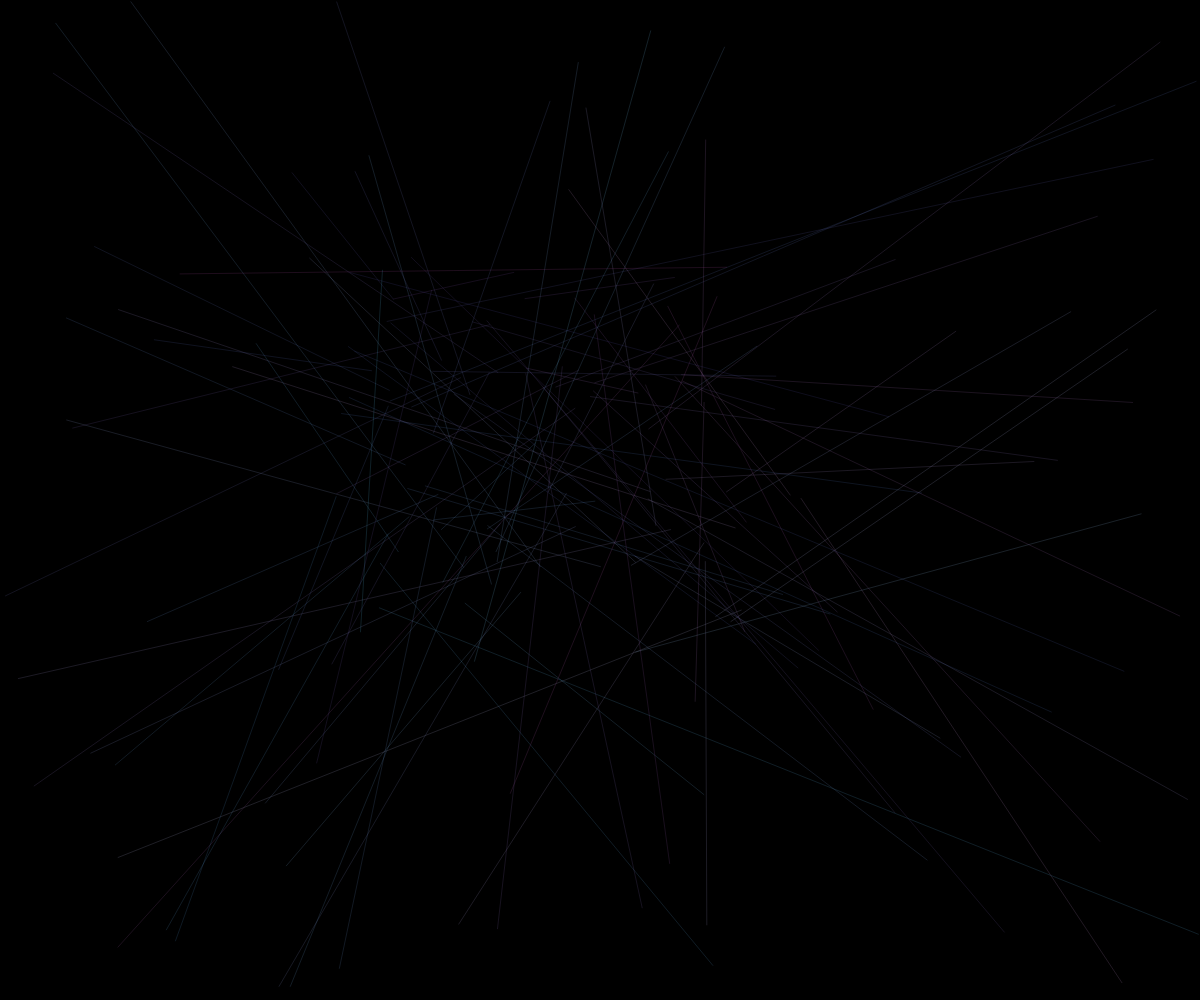
Frame 1 (no input)
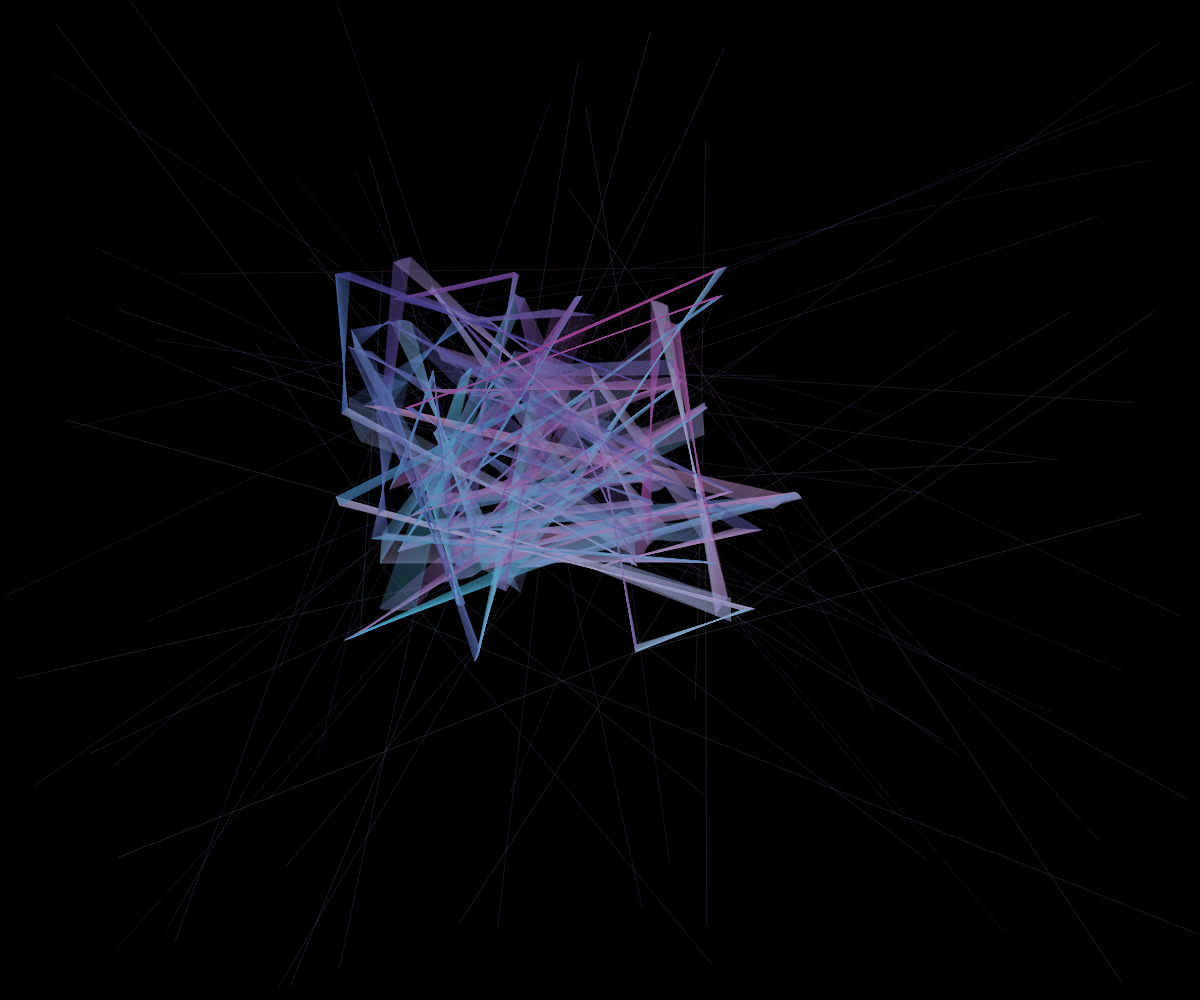
Frame 60 (no input)
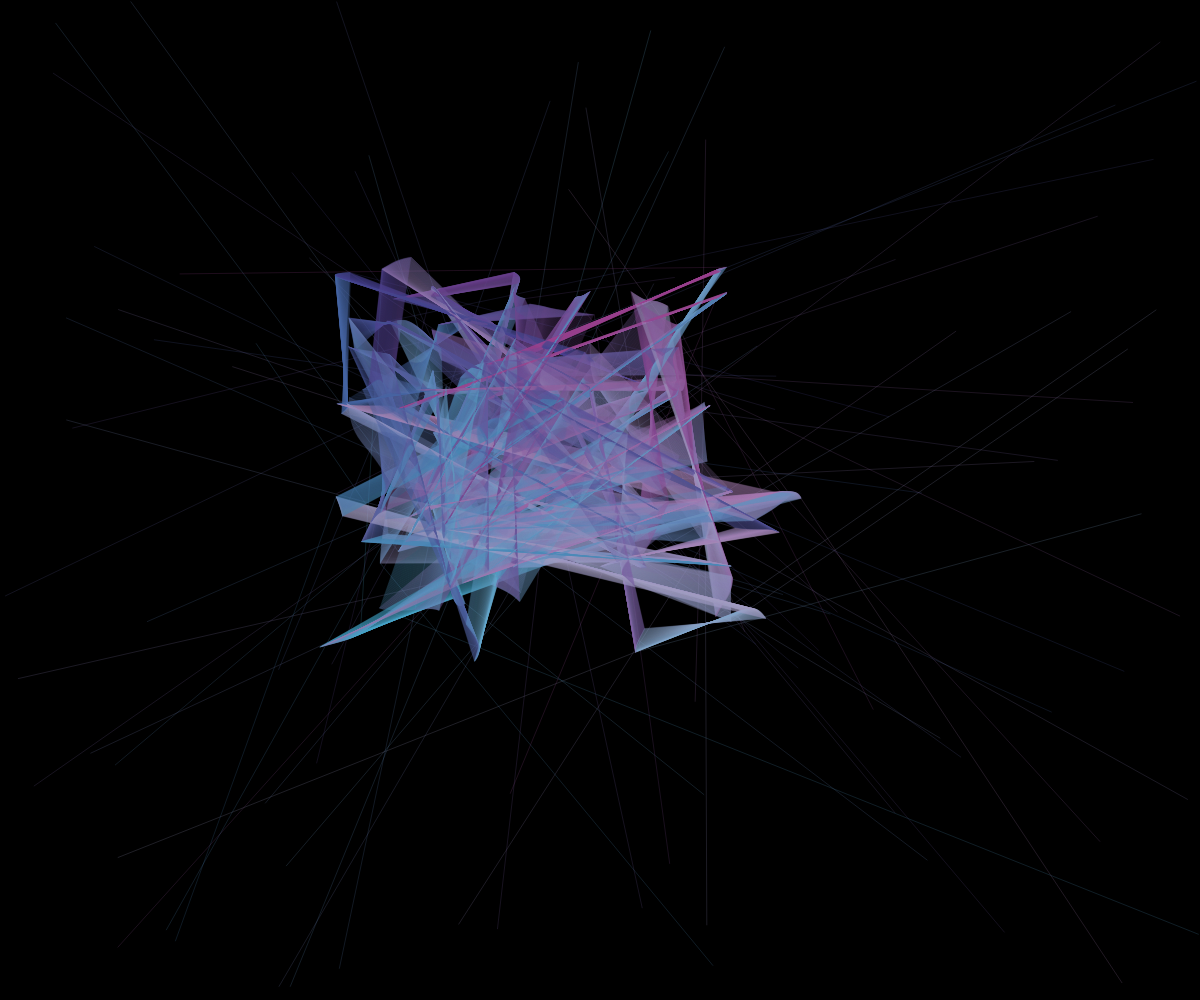
Frame 120 (the mouse pressed at the canvas centre since frame 60)

The p5.js sketch that drew these frames (run headless with seeded random() and noise() and a simulated clock; from frame 60 on, the mouse is pressed at the canvas centre):

// p5.js sketch
// ── sketch.js
// random walker [lines connected] OOP
var w, h;
var quanti = 100; // vertici
var c = [];
var speedMax = 0.2;

function setup() {
  createCanvas(w = windowWidth, h = windowHeight);
  textSize(18);
  strokeWeight(2);
  strokeCap(ROUND); // estremità tonde
  // crea n oggetti di classe Camminatore
  for (var i = 0; i < quanti; i++) {
    c.push(new Camminatore(i));
    background(0);
  }
}

function draw() {
  // per tutti i camminatori chiama i diversi metodi utili 
  for (var i = 0; i < quanti; i++) {
    c[i].move();
    c[i].display();
  }

  if (frameCount % 500 == 0) {
    background(20);
  }
}

// classe
function Camminatore(_id) {

  // costruttore
  this.id = _id;
  this.x = random(w);
  this.y = random(h);
  this.speedX = random(1, speedMax);
  this.speedY = random(1, speedMax);
  this.noiseX = random(10);
  this.noiseY = random(10);
  this.qualeAltro = 0; // la linea dopo

  // metodo move
  this.move = function() {
    // if (random(1) >= 0.5) this.dirX *= -1;
    // if (random(1) >= 0.5) this.dirY *= -1;
    this.x = noise(this.noiseX) * w
    this.y = noise(this.noiseY) * h
    this.noiseX += 0.001 * this.speedX;
    this.noiseY += 0.001 * this.speedY;
  }

  // metodo display
  this.display = function() {
    strokeWeight(0.2);
    //stroke(0);
    noFill();
    if (this.id == quanti - 1) { // controllo se l'oggetto in questione è l'ultimo elemento generato 
      this.qualeAltro = 0;
    } else this.qualeAltro = this.id + 1; //quale altro è l'oggetto successivo all'oggetto in questione
    (this.x, this.y, c[this.qualeAltro].x, c[this.qualeAltro].y);
    stroke(map(this.x, 0, w, 0, 255), map(this.y, 0, h, 0, 255), map(this.y, 0, h, 100, 255));
    rectMode(CORNERS);
    line(this.x, this.y, c[this.qualeAltro].x, c[this.qualeAltro].y);

  }
}
